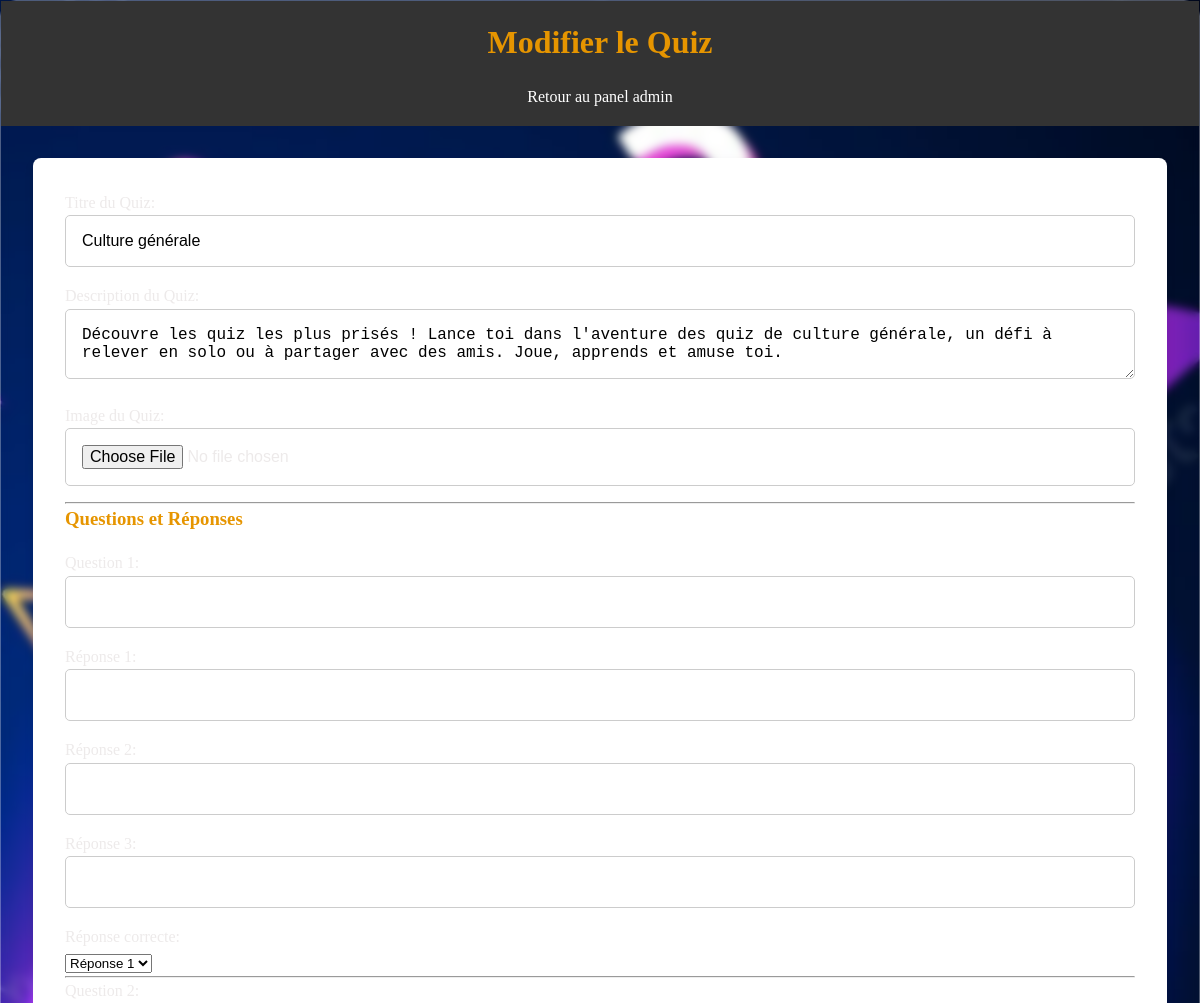
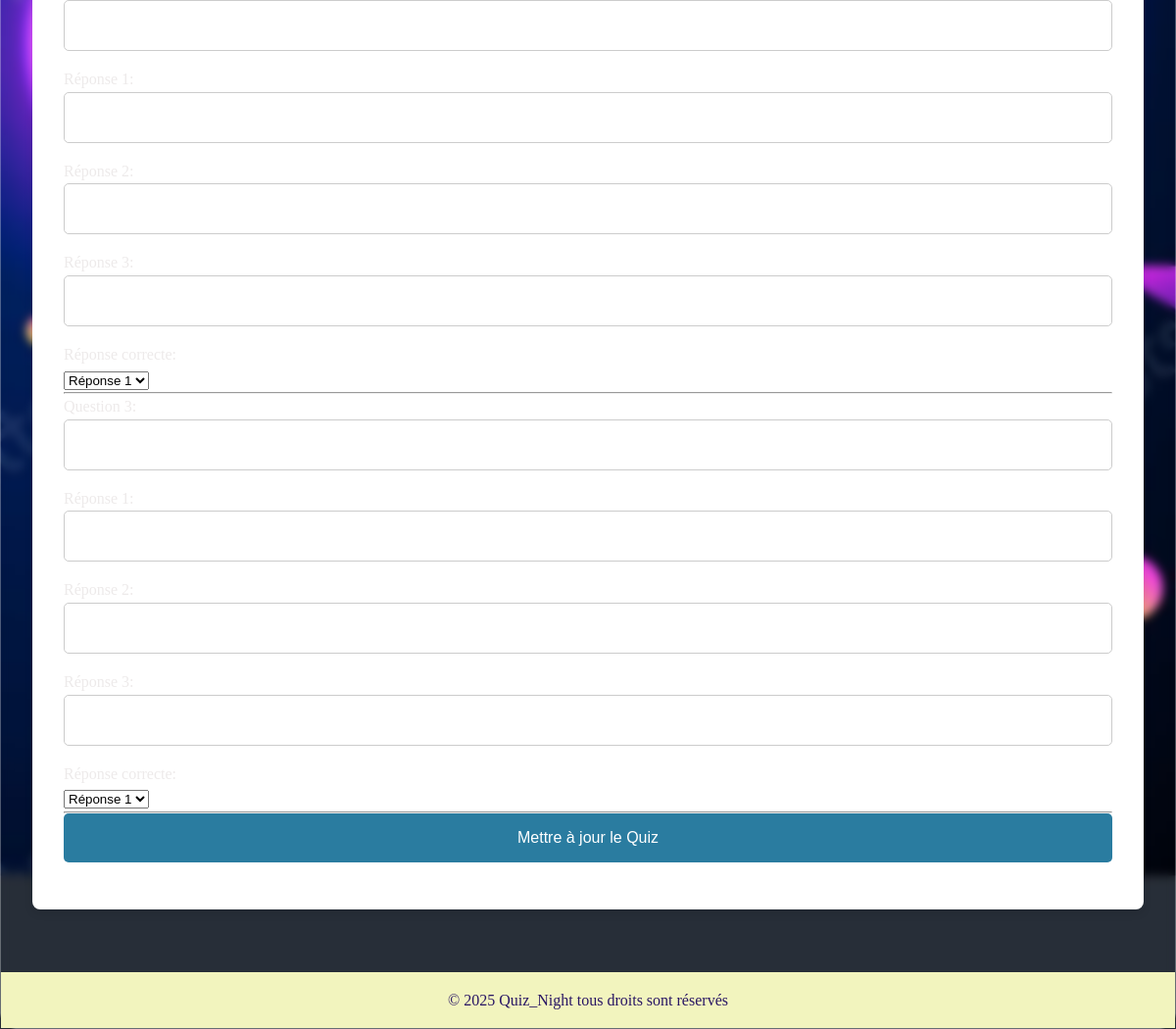
The page /pages/edit_quiz.php?id=1 on the database its author committed (2 pictures, top to bottom).
### tables this page shows
CREATE TABLE IF NOT EXISTS `quizzes` (
  `id` int NOT NULL AUTO_INCREMENT,
  `image` varchar(500) NOT NULL,
  `titre` varchar(255) NOT NULL,
  `description` varchar(500) NOT NULL,
  `id_user` int NOT NULL,
  PRIMARY KEY (`id`),
  KEY `user_id` (`id_user`)
);

### pages/classes/Quiz.php (called while the page is built, shortened)
<?php
class Quiz {
    private $conn;
    private $table = 'quizzes';
    public function __construct($db) {
        $this->conn = $db;
    }
    public function readOne($id) {
        $query = "SELECT * FROM " . $this->table . " WHERE id = :id LIMIT 0,1";
        $stmt = $this->conn->prepare($query);
        $stmt->bindParam(':id', $id);
        $stmt->execute();
        return $stmt->fetch(PDO::FETCH_ASSOC);
    }
}
?>

### pages/classes/Question.php (called while the page is built, shortened)
<?php
class Question {
    private $conn;
    private $table = 'questions';
    public function __construct($db) {
        $this->conn = $db;
    }
    public function readByQuiz($quizzes_id) {
        $query = "SELECT * FROM " . $this->table . " WHERE id_quizzes = :id_quizzes";
        $stmt = $this->conn->prepare($query);
        $stmt->bindParam(':id_quizzes', $quizzes_id);
        $stmt->execute();
        return $stmt->fetchAll(PDO::FETCH_ASSOC);
    }
}
?>

### pages/edit_quiz.php (the view, shortened to what this page needs)
<?php
include './classes/Quiz.php';
include './classes/Question.php';
$db = (new Database())->connect();
$quiz = new Quiz($db);
$question = new Question($db);
if (isset($_GET['id'])) {
    $quizData = $quiz->readOne($_GET['id']);
    $questions = $question->readByQuiz($_GET['id']);
}
?>
<!DOCTYPE html>
<html lang="fr">
<head>
    <link rel="stylesheet" href="style.css">
</head>
<body>
    <header>
        <h1>Modifier le Quiz</h1>
        <nav>
            <a href="admin.php">Retour au panel admin</a>
        </nav>
    </header>
    <main>
        <section>
            <form action="edit_quiz.php?id=<?php echo $quizData['id']; ?>" method="POST" enctype="multipart/form-data">
                <label for="title">Titre du Quiz:</label><br>
                <input type="text" id="title" name="title" value="<?php echo $quizData['titre']; ?>" required><br>
                <label for="description">Description du Quiz:</label><br>
                <textarea id="description" name="description"
                    required><?php echo $quizData['description']; ?></textarea><br>
                <label for="image">Image du Quiz:</label><br>
                <input type="file" id="image" name="image" accept="images/*"><br>
                <hr>
                <h3>Questions et Réponses</h3>
                <label for="question_1">Question 1:</label><br>
                <input type="text" id="question_1" name="question_1" value="<?php echo isset($questions[0]) ? $questions[0]['question'] : ''; ?>" required><br>
                <label for="answer_1_1">Réponse 1:</label><br>
                <input type="text" id="answer_1_1" name="answer_1_1" value="<?php echo isset($questions[0]['answers'][0]) ? $questions[0]['answers'][0]['reponse'] : ''; ?>" required><br>
                <label for="answer_1_2">Réponse 2:</label><br>
                <input type="text" id="answer_1_2" name="answer_1_2" value="<?php echo isset($questions[0]['answers'][1]) ? $questions[0]['answers'][1]['reponse'] : ''; ?>" required><br>
                <label for="answer_1_3">Réponse 3:</label><br>
                <input type="text" id="answer_1_3" name="answer_1_3" value="<?php echo isset($questions[0]['answers'][2]) ? $questions[0]['answers'][2]['reponse'] : ''; ?>" required><br>
                <label for="correct_answer_1">Réponse correcte:</label><br>
                <select name="correct_answer_1" id="correct_answer_1">
                    <option value="1" <?php echo (isset($questions[0]['answers'][0]) && $questions[0]['answers'][0]['correct'] == 1) ? 'selected' : ''; ?>>Réponse 1</option>
                </select><br>
                <hr>
                <label for="question_2">Question 2:</label><br>
                <input type="text" id="question_2" name="question_2" value="<?php echo isset($questions[1]) ? $questions[1]['question'] : ''; ?>" required><br>
                <label for="answer_2_1">Réponse 1:</label><br>
                <input type="text" id="answer_2_1" name="answer_2_1" value="<?php echo isset($questions[1]['answers'][0]) ? $questions[1]['answers'][0]['reponse'] : ''; ?>" required><br>
                <label for="answer_2_2">Réponse 2:</label><br>
                <input type="text" id="answer_2_2" name="answer_2_2" value="<?php echo isset($questions[1]['answers'][1]) ? $questions[1]['answers'][1]['reponse'] : ''; ?>" required><br>
                <label for="answer_2_3">Réponse 3:</label><br>
                <input type="text" id="answer_2_3" name="answer_2_3" value="<?php echo isset($questions[1]['answers'][2]) ? $questions[1]['answers'][2]['reponse'] : ''; ?>" required><br>
                <label for="correct_answer_2">Réponse correcte:</label><br>
                <select name="correct_answer_2" id="correct_answer_2">
                    <option value="1" <?php echo (isset($questions[1]['answers'][0]) && $questions[1]['answers'][0]['correct'] == 1) ? 'selected' : ''; ?>>Réponse 1</option>
                </select><br>
                <hr>
                <label for="question_3">Question 3:</label><br>
                <input type="text" id="question_3" name="question_3" value="<?php echo isset($questions[2]) ? $questions[2]['question'] : ''; ?>" required><br>
                <label for="answer_3_1">Réponse 1:</label><br>
                <input type="text" id="answer_3_1" name="answer_3_1" value="<?php echo isset($questions[2]['answers'][0]) ? $questions[2]['answers'][0]['reponse'] : ''; ?>" required><br>
                <label for="answer_3_2">Réponse 2:</label><br>
                <input type="text" id="answer_3_2" name="answer_3_2" value="<?php echo isset($questions[2]['answers'][1]) ? $questions[2]['answers'][1]['reponse'] : ''; ?>" required><br>
                <label for="answer_3_3">Réponse 3:</label><br>
                <input type="text" id="answer_3_3" name="answer_3_3" value="<?php echo isset($questions[2]['answers'][2]) ? $questions[2]['answers'][2]['reponse'] : ''; ?>" required><br>
                <label for="correct_answer_3">Réponse correcte:</label><br>
                <select name="correct_answer_3" id="correct_answer_3">
                    <option value="1" <?php echo (isset($questions[2]['answers'][0]) && $questions[2]['answers'][0]['correct'] == 1) ? 'selected' : ''; ?>>Réponse 1</option>
                </select><br>
                <hr>
                <button type="submit">Mettre à jour le Quiz</button>
            </form>
        </section>
    </main>
    <footer>
        <p>&copy; 2025 Quiz_Night tous droits sont réservés</p>
    </footer>
</body>
</html>

### pages/style.css (style rules this page uses)
* { margin: 0; padding: 0; box-sizing: border-box; }
body { font-family: "Helvetica Ne"; line-height: 1.6; color: #edeaea; width: 100%; height: 100%; background: url("../images/quiz.jpg"); background-position: center center; background-repeat: no-repeat; background-attachment: fixed; background-size: cover; border-radius: 16px; box-shadow: 0 4px 30px rgba(0, 0, 0, 0.1); backdrop-filter: blur(5px); -webkit-backdrop-filter: blur(5px); border: 1px solid rgba(255, 255, 255, 0.3); }
header { background-color: #333; color: white; padding: 1rem; text-align: center; }
header nav { margin-top: 1rem; }
header nav a { color: white; text-decoration: none; margin: 0 1rem; font-size: 1rem; }
h1, h2, h3 { margin-bottom: 1rem; color: #e69500; }
main { padding: 2rem; }
form { background-color: white; padding: 2rem; border-radius: 8px; box-shadow: 0 4px 8px rgba(0, 0, 0, 0.1); }
form input[type="text"], form textarea, form input[type="file"], form button { width: 100%; padding: 1rem; margin-bottom: 1rem; font-size: 1rem; border: 1px solid #ccc; border-radius: 5px; transition: background-color 0.3s ease; }
form textarea { resize: vertical; }
form button { background-color: #2a7ca0; color: white; border: none; cursor: pointer; }
footer { text-align: center; padding: 1rem; background-color: #f2f4be; color: rgb(41, 22, 100); margin-top: 2rem; }

### rows shown on the page
quizzes: title "Culture générale", description "Découvre les quiz les plus prisés ! Lance toi dans l'aventure des quiz de culture générale, un défi à relever en solo ou à partager avec des amis. Joue, apprends et amuse toi."
